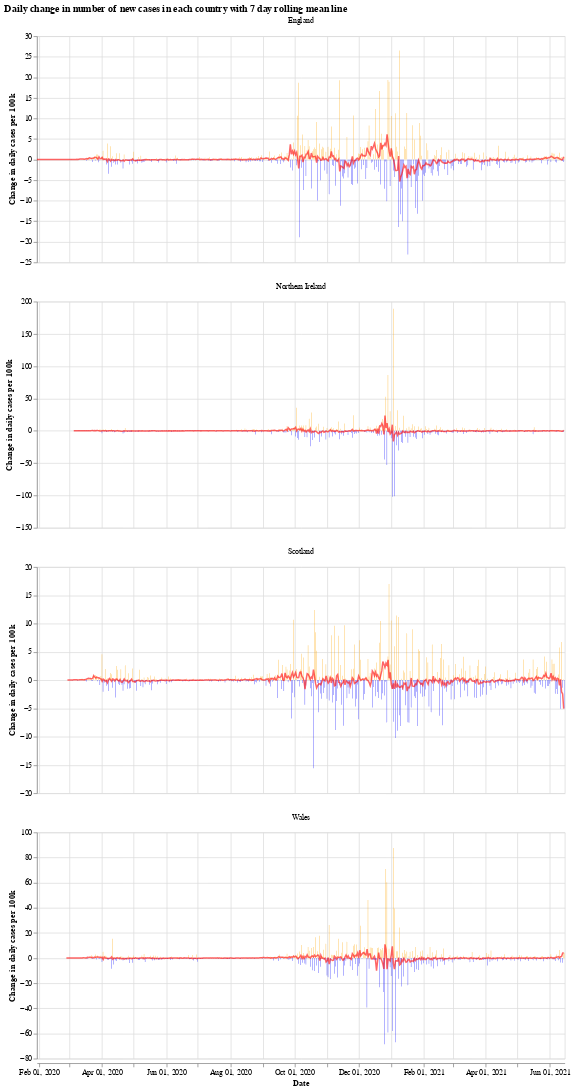

Here is the notebook cell this chart was saved with:
### Markdown cell above
We will use the Python library `Altair` for visualising the data, see the [altair docs](https://altair-viz.github.io/) for more information.

First we have a graph which shows the daily change in the number of new cases for each country. This number jumps up and down all over the place, which is likely due to delay in reporting of new cases over the weekend. Another interesting thing is that it looks like the daily cases in Wales experienced a much shorter period of calm over the summer (calm in the sense of daily cases not jumping up and down).

The orange bars are days when the number of new cases (per 100k population) was more than the previous day, while the blue are days when the number of new cases dropped. The red line is the 7 day moving average. 

When the moving average line is below 0, it means that there is a consistent drop in new cases. We can see this clearly happening around the times that lockdowns were introduced (though, to varying degrees). I will update the graphs soon with a marker of when each lockdown started.

### Code cell
# collapse
import altair as alt

bars = alt.Chart(uk_cases).mark_bar().encode(
    x=alt.X("yearmonthdate(date):T", axis=alt.Axis(title='Date')),
    y=alt.Y("casesChangeRate:Q", axis=alt.Axis(title='Change in daily cases per 100k')),
    tooltip='casesChange',
    color=alt.condition(
        alt.datum.casesChangeRate > 0,
        alt.value("orange"),  # The positive color
        alt.value("blue")  # The negative color
    )
).properties(title='Daily change in number of new cases with 7 day rolling mean',width=700).interactive()

line = alt.Chart(uk_cases).mark_line(
    color='red',
    size=2,
    opacity=0.6
).transform_window(
    rolling_mean='mean(casesChangeRate)',
    frame=[0, 7],
    groupby=['areaName']
).encode(
    x='yearmonthdate(date):T',
    y='rolling_mean:Q'
)

alt.layer(bars, line, data=uk_cases).facet(alt.Column(
    'areaName', title=''), columns=1).resolve_scale(y='independent').properties(title='Daily change in number of new cases in each country with 7 day rolling mean line')

### Figure 1 — Vega-Lite specification as saved in the notebook (floating-point values rounded to 4 significant figures; data arrays with more than 128 entries replaced by an {"elided": "..."} marker saying what was removed)
{"config": {"view": {"continuousWidth": 400, "continuousHeight": 300}}, "data": {"name": "data-2721ad2b26e9677b4bc8b7f8d6f897d6"}, "facet": {"type": "nominal", "field": "areaName", "title": ""}, "spec": {"layer": [{"mark": "bar", "encoding": {"color": {"condition": {"value": "orange", "test": "(datum.casesChangeRate > 0)"}, "value": "blue"}, "tooltip": {"type": "quantitative", "field": "casesChange"}, "x": {"type": "temporal", "axis": {"title": "Date"}, "field": "date", "timeUnit": "yearmonthdate"}, "y": {"type": "quantitative", "axis": {"title": "Change in daily cases per 100k"}, "field": "casesChangeRate"}}, "selection": {"selector001": {"type": "interval", "bind": "scales", "encodings": ["x", "y"]}}, "title": "Daily change in number of new cases with 7 day rolling mean", "width": 700}, {"mark": {"type": "line", "color": "red", "opacity": 0.6, "size": 2}, "encoding": {"x": {"type": "temporal", "field": "date", "timeUnit": "yearmonthdate"}, "y": {"type": "quantitative", "field": "rolling_mean"}}, "transform": [{"window": [{"op": "mean", "field": "casesChangeRate", "as": "rolling_mean"}], "frame": [0, 7], "groupby": ["areaName"]}]}]}, "columns": 1, "resolve": {"scale": {"y": "independent"}}, "title": "Daily change in number of new cases in each country with 7 day rolling mean line", "$schema": "https://vega.github.io/schema/vega-lite/v4.8.1.json", "datasets": {"data-2721ad2b26e9677b4bc8b7f8d6f897d6": {"elided": "1916 records"}}}
